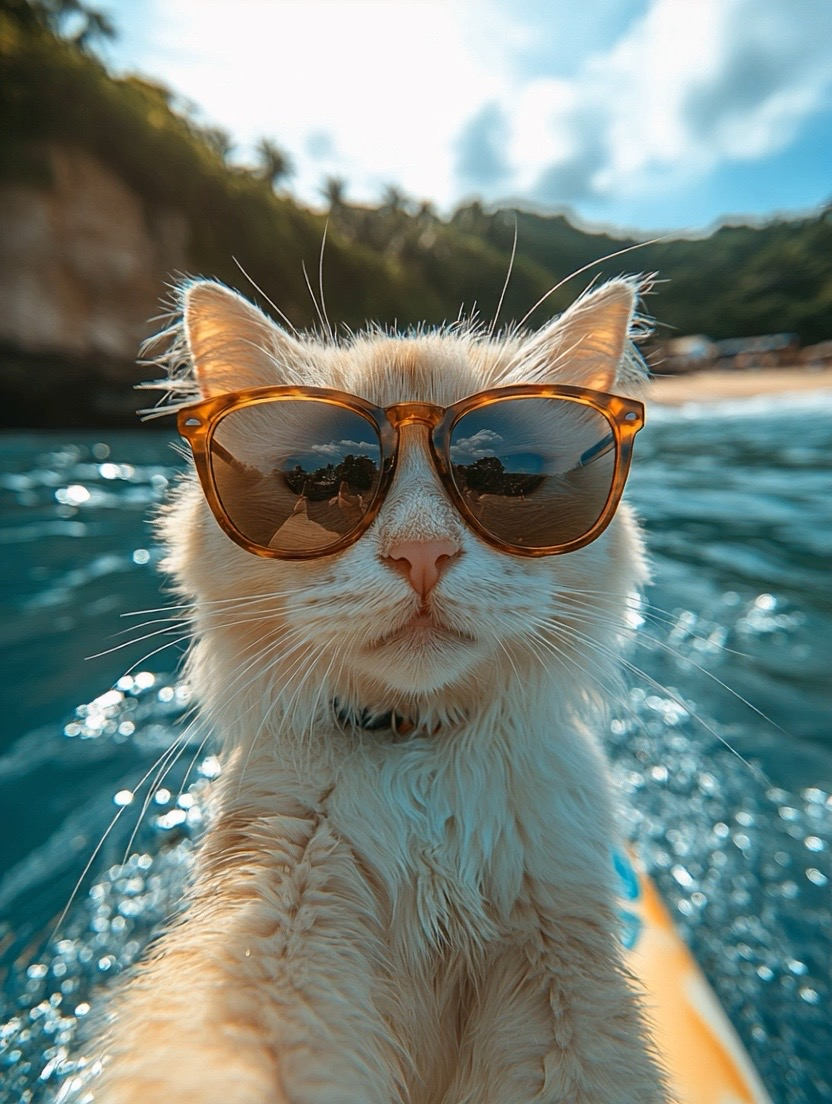
#> input picture infer/llm/sglang/i2v_input.JPG, 832 x 1104 px
$ python make_i2v_image.py --src i2v_input.JPG --size 1280x720 --out i2v_1280x720.jpg
#> lines starting #> are read from the running program, lines starting #| are printed output that depends on the picture
#!/usr/bin/env python3
"""Make an exact-WxH first-frame image from a source image, keeping aspect ratio.

Why: the Wan2.2 i2v pipeline derives the OUTPUT video resolution from the INPUT
image's aspect ratio (scaled to ~max_area), NOT from the request's `size` field.
So to get e.g. 1280x720 (16:9) output, feed a 1280x720 first-frame image. This
helper resizes any source image to an exact WxH while keeping aspect ratio.

Modes:
  cover   (default)  resize to FILL the target, then center-crop  -> exact WxH, no bars
  contain            resize to FIT inside the target, then pad     -> exact WxH, with bars

Usage:
  python3 make_i2v_image.py --src i2v_input.JPG --size 1280x720 --out i2v_1280x720.jpg
  python3 make_i2v_image.py --src in.jpg --size 1280x720 --mode contain --out out.jpg
"""
import argparse

from PIL import Image, ImageOps


def parse_size(s: str):
#> called with s = '1280x720'
    for sep in ("x", "X", "*", "×"):
        if sep in s:
            w, h = s.split(sep, 1)
            return int(w), int(h)
    raise argparse.ArgumentTypeError(f"bad --size {s!r}; expected WxH e.g. 1280x720")


def main():
    ap = argparse.ArgumentParser(description="keep-ratio resize an image to an exact WxH")
    ap.add_argument("--src", required=True, help="source image path")
    ap.add_argument("--size", required=True, help="target WxH, e.g. 1280x720")
    ap.add_argument("--out", required=True, help="output image path")
    ap.add_argument("--mode", choices=["cover", "contain"], default="cover",
                    help="cover = fill + center-crop (no bars); contain = fit + pad (bars)")
    ap.add_argument("--pad-color", default="0,0,0", help="contain pad colour R,G,B (default 0,0,0)")
    args = ap.parse_args()

    W, H = parse_size(args.size)
    img = Image.open(args.src).convert("RGB")
#> img is the input picture: PIL image 832x1104 RGB; mean R, G, B 117.6, 130, 122.5
    if args.mode == "cover":
        out = ImageOps.fit(img, (W, H), method=Image.LANCZOS, centering=(0.5, 0.5))
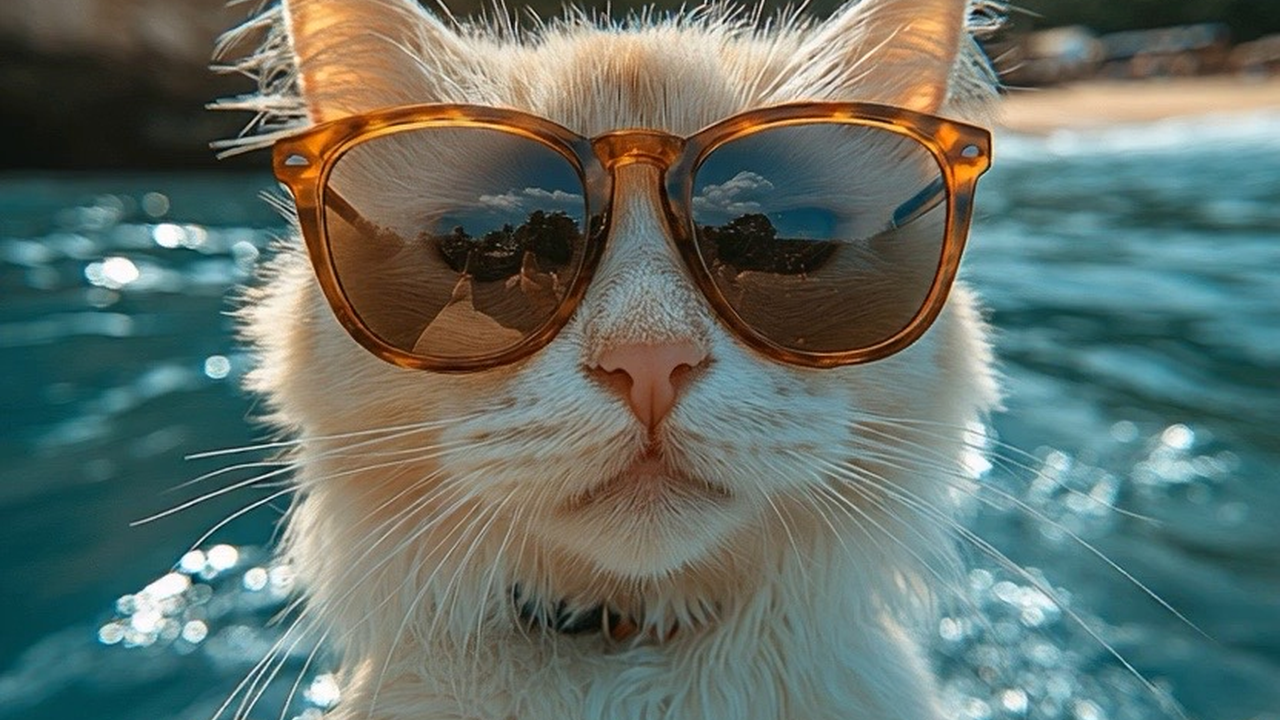
#> out: PIL image 1280x720 RGB; mean R, G, B 99.2, 111.9, 104.1
    else:
        color = tuple(int(c) for c in args.pad_color.split(","))
        out = ImageOps.pad(img, (W, H), method=Image.LANCZOS, color=color, centering=(0.5, 0.5))
    out.save(args.out, quality=95)
    print(f"{args.src} {img.size[0]}x{img.size[1]} -> {args.out} "
          f"{out.size[0]}x{out.size[1]} (mode={args.mode})")
#| i2v_input.JPG 832x1104 -> i2v_1280x720.jpg 1280x720 (mode=cover)


if __name__ == "__main__":
    main()
